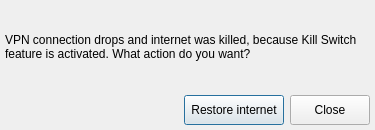
<?xml version="1.0" encoding="UTF-8"?>
<ui version="4.0">
 <class>DialogRestoreInternet</class>
 <widget class="QDialog" name="DialogRestoreInternet">
  <property name="geometry">
   <rect>
    <x>0</x>
    <y>0</y>
    <width>375</width>
    <height>130</height>
   </rect>
  </property>
  <property name="windowTitle">
   <string>OneVPN</string>
  </property>
  <layout class="QVBoxLayout" name="verticalLayout" stretch="1,0">
   <property name="leftMargin">
    <number>5</number>
   </property>
   <property name="topMargin">
    <number>5</number>
   </property>
   <property name="rightMargin">
    <number>5</number>
   </property>
   <property name="bottomMargin">
    <number>5</number>
   </property>
   <item>
    <widget class="QLabel" name="label">
     <property name="text">
      <string>VPN connection drops and internet was killed, because Kill Switch feature is activated. What action do you want?</string>
     </property>
     <property name="wordWrap">
      <bool>true</bool>
     </property>
    </widget>
   </item>
   <item>
    <layout class="QHBoxLayout" name="horizontalLayout">
     <item>
      <spacer name="horizontalSpacer">
       <property name="orientation">
        <enum>Qt::Horizontal</enum>
       </property>
       <property name="sizeHint" stdset="0">
        <size>
         <width>40</width>
         <height>20</height>
        </size>
       </property>
      </spacer>
     </item>
     <item>
      <widget class="QPushButton" name="btnRestore">
       <property name="minimumSize">
        <size>
         <width>0</width>
         <height>30</height>
        </size>
       </property>
       <property name="text">
        <string> Restore internet </string>
       </property>
      </widget>
     </item>
     <item>
      <widget class="QPushButton" name="btnClose">
       <property name="minimumSize">
        <size>
         <width>0</width>
         <height>30</height>
        </size>
       </property>
       <property name="text">
        <string>Close</string>
       </property>
      </widget>
     </item>
    </layout>
   </item>
  </layout>
 </widget>
 <resources/>
 <connections/>
</ui>
